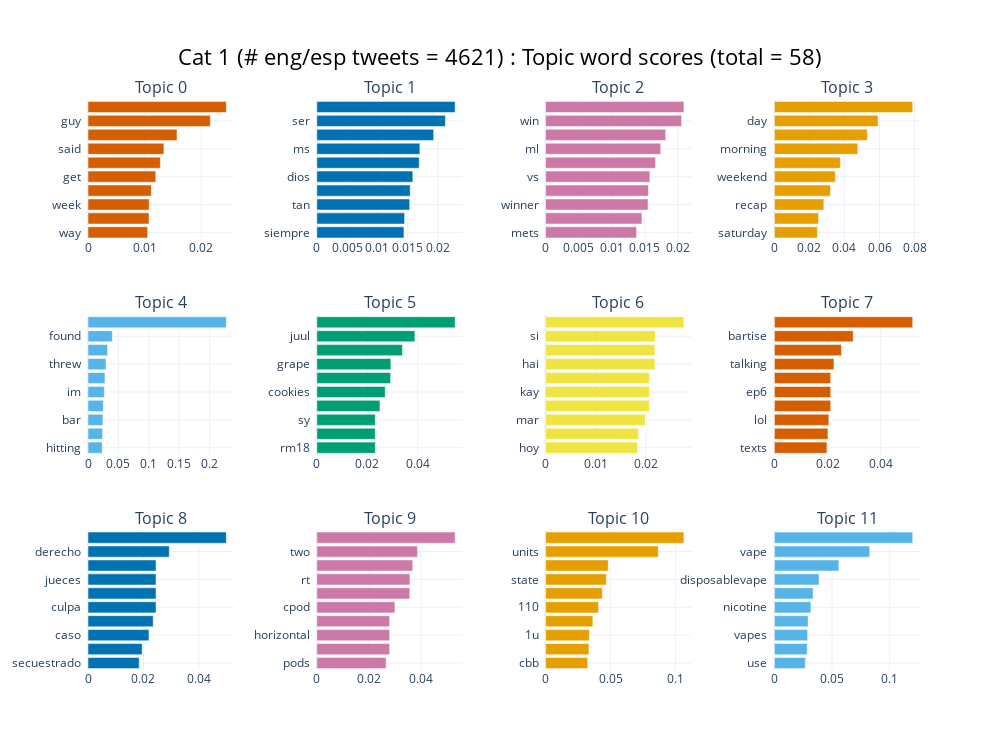

Notebook code cell kept with this figure:
### Code cell
topic_model.visualize_barchart(top_n_topics=12,n_words=10,title=f"Cat {category} (# eng/esp tweets = {len(eng_esp)}) : Topic word scores (total = {tot_topics})")

### Figure 1 — Plotly figure (JSON) as saved in the notebook; plotly's stock layout.template omitted (floating-point values rounded to 4 significant figures)
{"data": [{"marker": {"color": "#D55E00"}, "orientation": "h", "type": "bar", "x": [0.01053, 0.01077, 0.0108, 0.01118, 0.01197, 0.01278, 0.0134, 0.01572, 0.02161, 0.02443], "xaxis": "x", "y": ["way  ", "would  ", "week  ", "think  ", "get  ", "like  ", "said  ", "pod  ", "guy  ", "hes  "], "yaxis": "y"}, {"marker": {"color": "#0072B2"}, "orientation": "h", "type": "bar", "x": [0.01437, 0.01448, 0.01531, 0.0154, 0.01584, 0.01689, 0.017, 0.01928, 0.02121, 0.02281], "xaxis": "x2", "y": ["siempre  ", "dejar  ", "tan  ", "pod  ", "dios  ", "creo  ", "ms  ", "rt  ", "ser  ", "si  "], "yaxis": "y2"}, {"marker": {"color": "#CC79A7"}, "orientation": "h", "type": "bar", "x": [0.01373, 0.01454, 0.01547, 0.01553, 0.01574, 0.0166, 0.01738, 0.01813, 0.02053, 0.02088], "xaxis": "x3", "y": ["mets  ", "rt  ", "winner  ", "eagles  ", "vs  ", "back  ", "ml  ", "new  ", "win  ", "match  "], "yaxis": "y3"}, {"marker": {"color": "#E69F00"}, "orientation": "h", "type": "bar", "x": [0.02455, 0.02517, 0.02823, 0.03197, 0.03478, 0.03765, 0.04762, 0.05306, 0.05919, 0.07896], "xaxis": "x4", "y": ["saturday  ", "weekly  ", "recap  ", "tomorrow  ", "weekend  ", "monday  ", "morning  ", "today  ", "day  ", "week  "], "yaxis": "y4"}, {"marker": {"color": "#56B4E9"}, "orientation": "h", "type": "bar", "x": [0.02332, 0.02399, 0.02447, 0.02516, 0.02685, 0.0279, 0.02958, 0.03223, 0.04002, 0.2275], "xaxis": "x5", "y": ["hitting  ", "still  ", "bar  ", "ear  ", "im  ", "juul  ", "threw  ", "hit  ", "found  ", "elfbar  "], "yaxis": "y5"}, {"marker": {"color": "#009E73"}, "orientation": "h", "type": "bar", "x": [0.02318, 0.02318, 0.02318, 0.02503, 0.02714, 0.02923, 0.02934, 0.03392, 0.03888, 0.05483], "xaxis": "x6", "y": ["rm18  ", "breeze  ", "sy  ", "elfbar  ", "cookies  ", "flavor  ", "grape  ", "nutella  ", "juul  ", "mango  "], "yaxis": "y6"}, {"marker": {"color": "#F0E442"}, "orientation": "h", "type": "bar", "x": [0.01828, 0.01849, 0.01977, 0.02062, 0.02062, 0.02062, 0.02173, 0.02173, 0.02181, 0.0275], "xaxis": "x7", "y": ["hoy  ", "vc  ", "mar  ", "gud  ", "kay  ", "ako  ", "hai  ", "din  ", "si  ", "shlok  "], "yaxis": "y7"}, {"marker": {"color": "#D55E00"}, "orientation": "h", "type": "bar", "x": [0.01975, 0.02013, 0.02047, 0.02117, 0.02117, 0.02117, 0.02239, 0.02521, 0.02963, 0.05202], "xaxis": "x8", "y": ["texts  ", "one  ", "lol  ", "auntie  ", "ep6  ", "scourge  ", "talking  ", "wing  ", "bartise  ", "shes  "], "yaxis": "y8"}, {"marker": {"color": "#0072B2"}, "orientation": "h", "type": "bar", "x": [0.01846, 0.01952, 0.02198, 0.02351, 0.02452, 0.02452, 0.02452, 0.02452, 0.02931, 0.04987], "xaxis": "x9", "y": ["secuestrado  ", "rt  ", "caso  ", "delito  ", "culpa  ", "juez  ", "jueces  ", "corte  ", "derecho  ", "police  "], "yaxis": "y9"}, {"marker": {"color": "#CC79A7"}, "orientation": "h", "type": "bar", "x": [0.02661, 0.02797, 0.02797, 0.02797, 0.02997, 0.03569, 0.03575, 0.03683, 0.03864, 0.05309], "xaxis": "x10", "y": ["pods  ", "protocols  ", "horizontal  ", "tested  ", "cpod  ", "exclusive  ", "rt  ", "poc  ", "two  ", "oo  "], "yaxis": "y10"}, {"marker": {"color": "#E69F00"}, "orientation": "h", "type": "bar", "x": [0.03244, 0.03337, 0.03368, 0.03642, 0.0408, 0.04372, 0.04678, 0.04827, 0.08676, 0.1066], "xaxis": "x11", "y": ["cbb  ", "recap  ", "1u  ", "caliburnak2  ", "110  ", "caliburn  ", "state  ", "st  ", "units  ", "ml  "], "yaxis": "y11"}, {"marker": {"color": "#56B4E9"}, "orientation": "h", "type": "bar", "x": [0.02683, 0.02844, 0.02878, 0.02926, 0.03166, 0.03355, 0.03872, 0.05593, 0.0827, 0.12], "xaxis": "x12", "y": ["use  ", "warning  ", "vapes  ", "device  ", "nicotine  ", "ecig  ", "disposablevape  ", "disposable  ", "vape  ", "vaporizer  "], "yaxis": "y12"}], "layout": {"annotations": [{"font": {"size": 16}, "showarrow": false, "text": "Topic 0", "x": 0.0875, "xanchor": "center", "xref": "paper", "y": 1, "yanchor": "bottom", "yref": "paper"}, {"font": {"size": 16}, "showarrow": false, "text": "Topic 1", "x": 0.3625, "xanchor": "center", "xref": "paper", "y": 1, "yanchor": "bottom", "yref": "paper"}, {"font": {"size": 16}, "showarrow": false, "text": "Topic 2", "x": 0.6375, "xanchor": "center", "xref": "paper", "y": 1, "yanchor": "bottom", "yref": "paper"}, {"font": {"size": 16}, "showarrow": false, "text": "Topic 3", "x": 0.9125, "xanchor": "center", "xref": "paper", "y": 1, "yanchor": "bottom", "yref": "paper"}, {"font": {"size": 16}, "showarrow": false, "text": "Topic 4", "x": 0.0875, "xanchor": "center", "xref": "paper", "y": 0.6222, "yanchor": "bottom", "yref": "paper"}, {"font": {"size": 16}, "showarrow": false, "text": "Topic 5", "x": 0.3625, "xanchor": "center", "xref": "paper", "y": 0.6222, "yanchor": "bottom", "yref": "paper"}, {"font": {"size": 16}, "showarrow": false, "text": "Topic 6", "x": 0.6375, "xanchor": "center", "xref": "paper", "y": 0.6222, "yanchor": "bottom", "yref": "paper"}, {"font": {"size": 16}, "showarrow": false, "text": "Topic 7", "x": 0.9125, "xanchor": "center", "xref": "paper", "y": 0.6222, "yanchor": "bottom", "yref": "paper"}, {"font": {"size": 16}, "showarrow": false, "text": "Topic 8", "x": 0.0875, "xanchor": "center", "xref": "paper", "y": 0.2444, "yanchor": "bottom", "yref": "paper"}, {"font": {"size": 16}, "showarrow": false, "text": "Topic 9", "x": 0.3625, "xanchor": "center", "xref": "paper", "y": 0.2444, "yanchor": "bottom", "yref": "paper"}, {"font": {"size": 16}, "showarrow": false, "text": "Topic 10", "x": 0.6375, "xanchor": "center", "xref": "paper", "y": 0.2444, "yanchor": "bottom", "yref": "paper"}, {"font": {"size": 16}, "showarrow": false, "text": "Topic 11", "x": 0.9125, "xanchor": "center", "xref": "paper", "y": 0.2444, "yanchor": "bottom", "yref": "paper"}], "height": 750, "hoverlabel": {"bgcolor": "white", "font": {"family": "Rockwell", "size": 16}}, "showlegend": false, "title": {"font": {"color": "Black", "size": 22}, "text": "Cat 1 (# eng/esp tweets = 4621) : Topic word scores (total = 58)", "x": 0.5, "xanchor": "center", "yanchor": "top"}, "width": 1000, "xaxis": {"anchor": "y", "domain": [0, 0.175], "showgrid": true}, "xaxis10": {"anchor": "y10", "domain": [0.275, 0.45], "showgrid": true}, "xaxis11": {"anchor": "y11", "domain": [0.55, 0.725], "showgrid": true}, "xaxis12": {"anchor": "y12", "domain": [0.825, 1], "showgrid": true}, "xaxis2": {"anchor": "y2", "domain": [0.275, 0.45], "showgrid": true}, "xaxis3": {"anchor": "y3", "domain": [0.55, 0.725], "showgrid": true}, "xaxis4": {"anchor": "y4", "domain": [0.825, 1], "showgrid": true}, "xaxis5": {"anchor": "y5", "domain": [0, 0.175], "showgrid": true}, "xaxis6": {"anchor": "y6", "domain": [0.275, 0.45], "showgrid": true}, "xaxis7": {"anchor": "y7", "domain": [0.55, 0.725], "showgrid": true}, "xaxis8": {"anchor": "y8", "domain": [0.825, 1], "showgrid": true}, "xaxis9": {"anchor": "y9", "domain": [0, 0.175], "showgrid": true}, "yaxis": {"anchor": "x", "domain": [0.7556, 1], "showgrid": true}, "yaxis10": {"anchor": "x10", "domain": [0, 0.2444], "showgrid": true}, "yaxis11": {"anchor": "x11", "domain": [0, 0.2444], "showgrid": true}, "yaxis12": {"anchor": "x12", "domain": [0, 0.2444], "showgrid": true}, "yaxis2": {"anchor": "x2", "domain": [0.7556, 1], "showgrid": true}, "yaxis3": {"anchor": "x3", "domain": [0.7556, 1], "showgrid": true}, "yaxis4": {"anchor": "x4", "domain": [0.7556, 1], "showgrid": true}, "yaxis5": {"anchor": "x5", "domain": [0.3778, 0.6222], "showgrid": true}, "yaxis6": {"anchor": "x6", "domain": [0.3778, 0.6222], "showgrid": true}, "yaxis7": {"anchor": "x7", "domain": [0.3778, 0.6222], "showgrid": true}, "yaxis8": {"anchor": "x8", "domain": [0.3778, 0.6222], "showgrid": true}, "yaxis9": {"anchor": "x9", "domain": [0, 0.2444], "showgrid": true}}}
